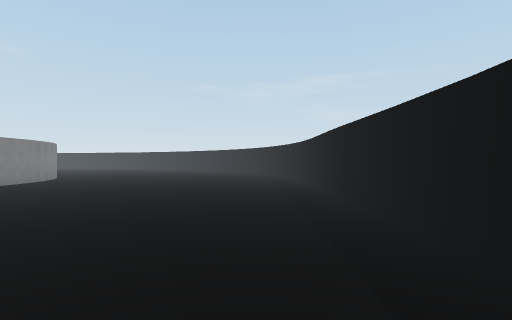
view 1 (above)

18 first-person views from a walk through a Unity game level. The camera is 1.5 m above the floor, looks level and sees 85° across. The floor is counted in squares, 2 m on a side. Each view is taken from the middle of a square. On the plan, view 1 faces up. The plan holds only what a view shows up to about 10 squares ahead; the rest is blank. The place goes on beyond the plan. The player character is not drawn. Surface patterns are stand-ins for the level's own textures.

view 2
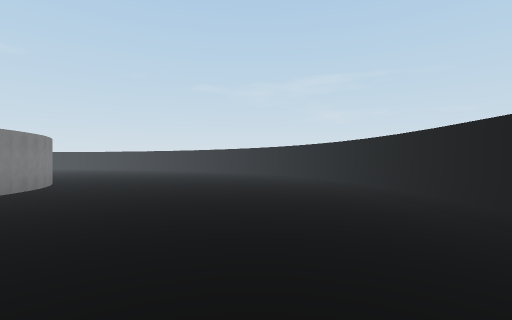

view 3
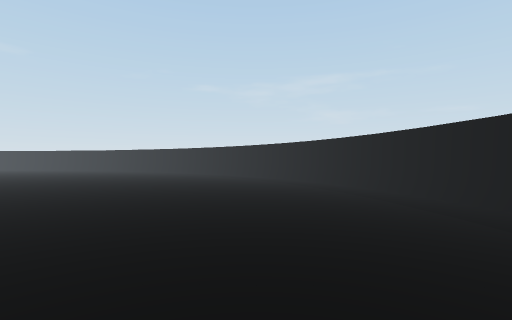

view 4
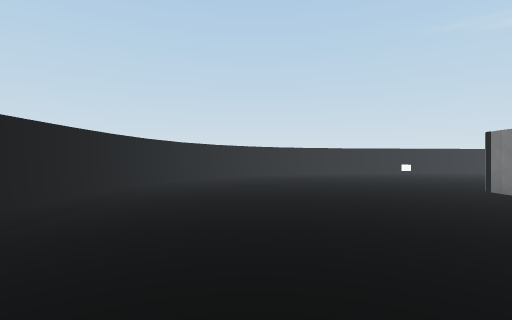

view 5
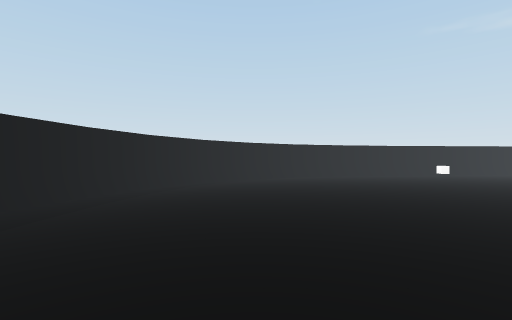

view 6
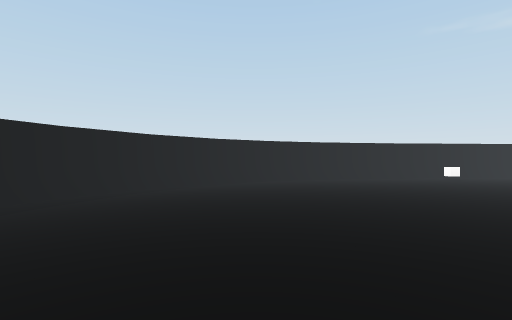

view 7
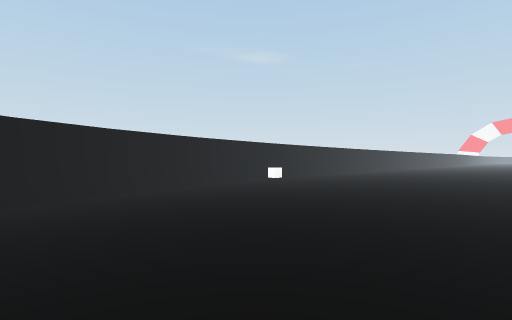

view 8
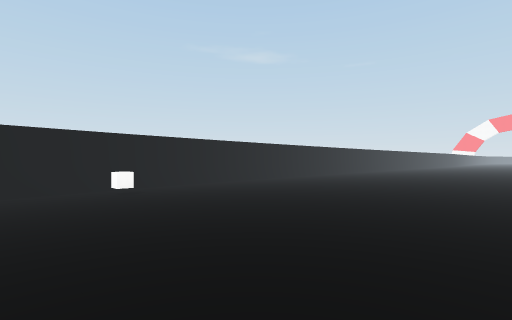

view 9
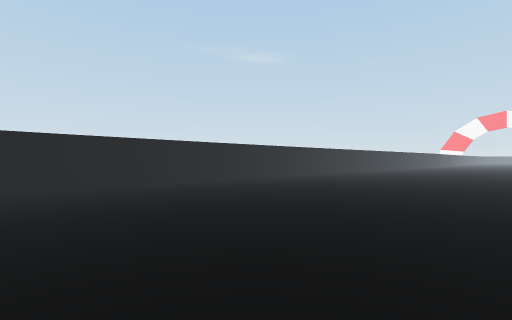

view 10
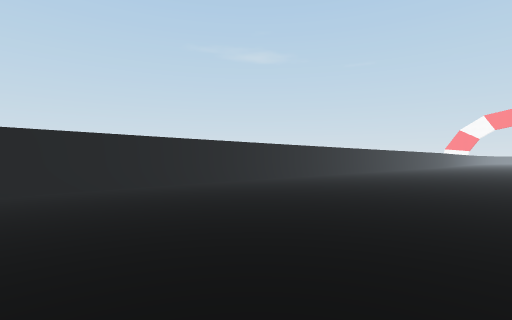

view 11
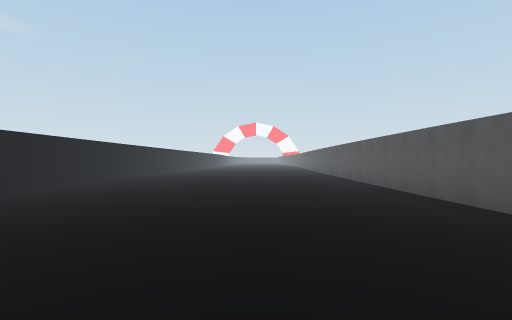

view 12
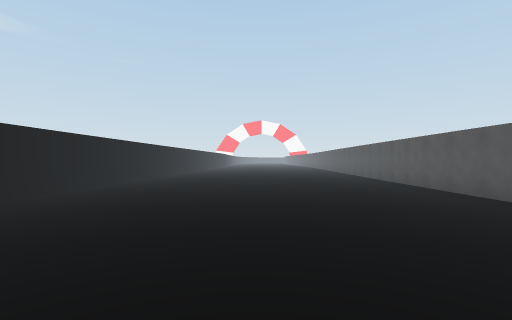

view 13
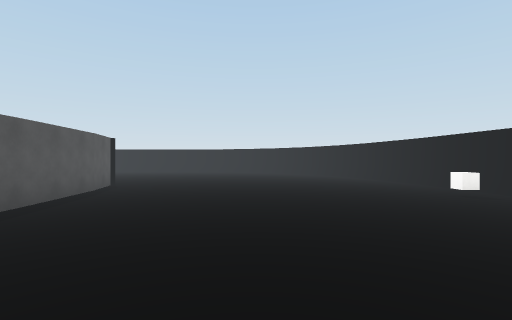

view 14
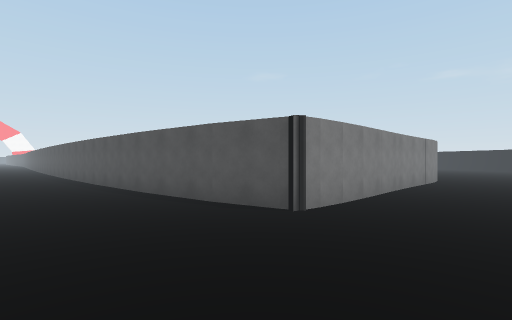

view 15
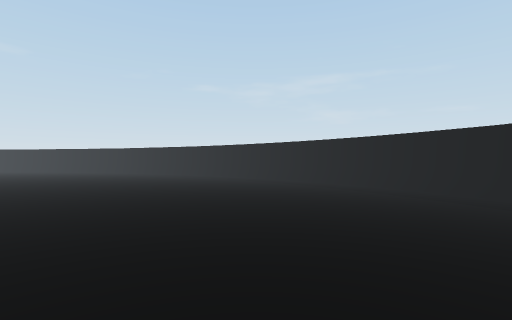

view 16
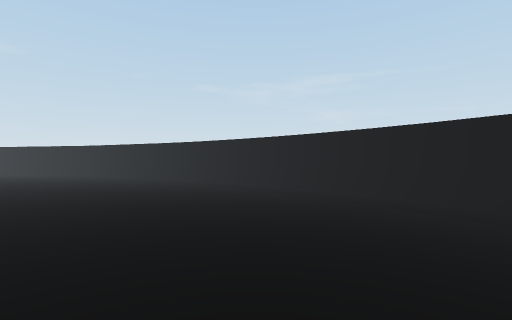

view 17
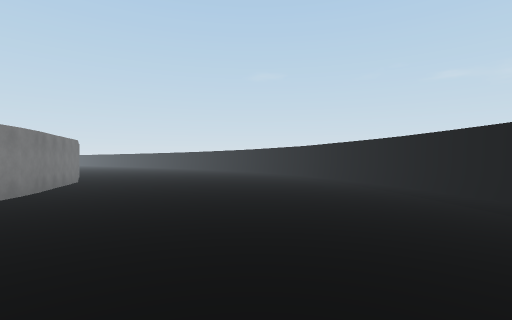

view 18
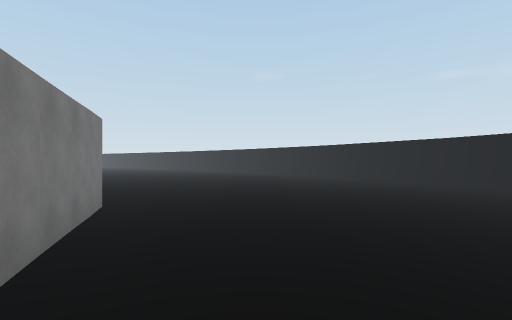

### Floor plan
Points are (right, up) in squares from view 1. A wall is a line through its corners. A room is listed if a view was taken in it or the views show most of it. See-through windows are left out.
Room 1 (views 1, 2, 3, 4, 5, 6, 7, 8, 9, 10, 11, 12, 13, 14, 15, 16, 17, 18)
walls: (-7.4, 6.5) (-7.4, 5.3); (-7.5, 9.8) (-7.4, 9.2) (-7.2, 6.4); (-7.2, 5.3) (-7.4, 1.4) (-7.8, 1.3); (-8.1, 11.3) (-7.8, 10.8) (-7.6, 10.3) (-7.5, 9.7); (-7.7, 1.3) (-9.2, 1); (-9.1, 1) (-13.6, 0.5); (-11.4, 14.6) (-10.9, 14.3); (1.6, 10.1) (1.4, 11.6); (1.7, 5.5) (1.7, 6.3); (1.9, 6.3) (1.6, 10.3); (1.4, 11.5) (1, 13.1); (1, 13) (0.5, 14.4) (-0.2, 15.7); (-13.5, 0.5) (-26, 0.6); (-0.1, 15.6) (-1.6, 18); (1.6, 0.8) (1.9, 5.5); (-1.7, 17.9) (-3.5, 20); (-15, 16.5) (-11.4, 14.7); (1.4, -0.7) (1.6, 0.9); (-3.4, 19.9) (-6.4, 22.3); (0.8, -2.5) (1.4, -0.6); (-0.3, -4.3) (0.8, -2.3); (-6.4, 22.2) (-7.6, 22.9); (-1.8, -5.7) (-0.2, -4.1); (-7.5, 23) (-8.6, 23.5); (-5, -7.3) (-3.4, -6.7) (-1.7, -5.7); (-7.5, -7.9) (-4.8, -7.3); (-10.3, 24.3) (-11.9, 25) (-13.8, 25.5); (-11, -8.4) (-7.4, -7.9); (-22.4, -8.6) (-10.9, -8.5); (-26, -8.4) (-22.3, -8.5)
objects: cube (-10, -7)

Positions as (right, up) in squares from view 1, and headings:
1: (0, 0), facing up
2: (-2, 3), facing up
3: (-2, 6), facing up
4: (-2, 8), facing down
5: (-2, 5), facing down
6: (-3, 3), facing down
7: (-3, -1), facing down-left
8: (-8, -1), facing down-left
9: (-12, 0), facing down-left
10: (-14, -1), facing down-left
11: (-13, -3), facing left
12: (-16, -4), facing left
13: (-16, -3), facing right
14: (-5, -2), facing up-left
15: (-4, 9), facing up
16: (-4, 12), facing up
17: (-4, 14), facing up-left
18: (-10, 15), facing up-left
